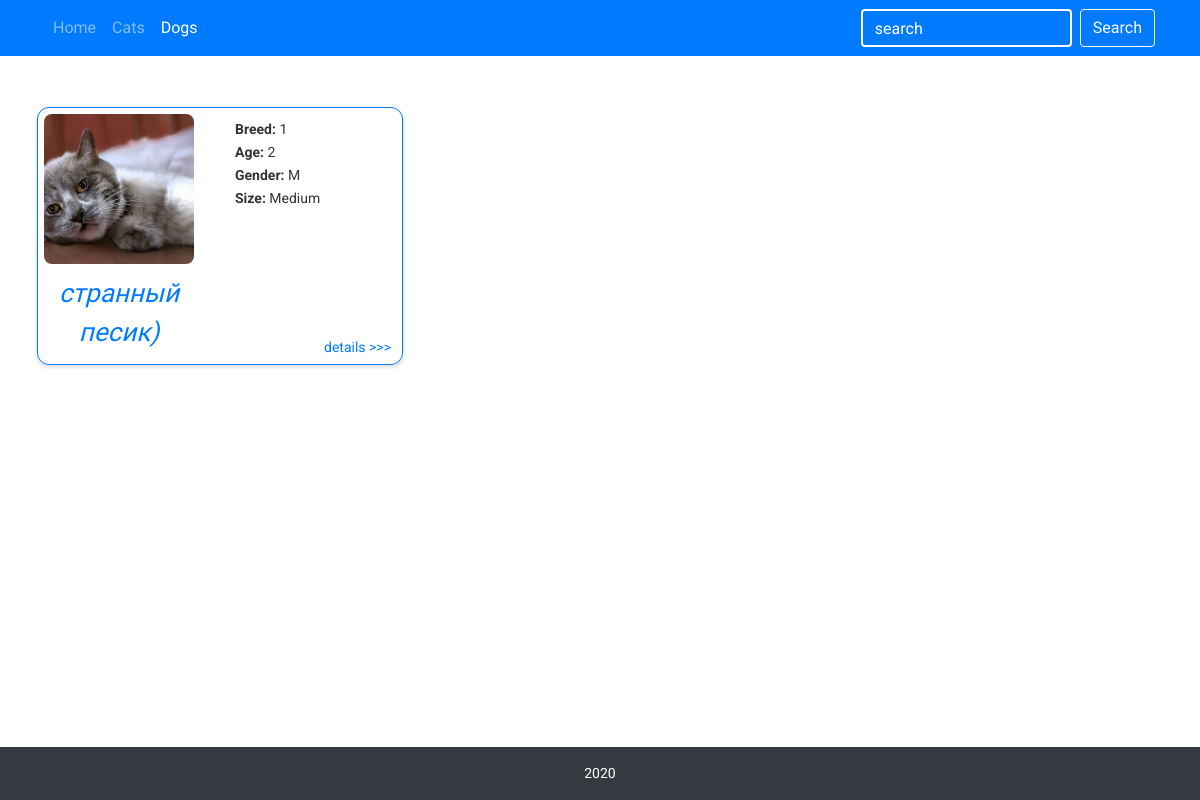
/dogs/, run on an earlier commit of the app's database.
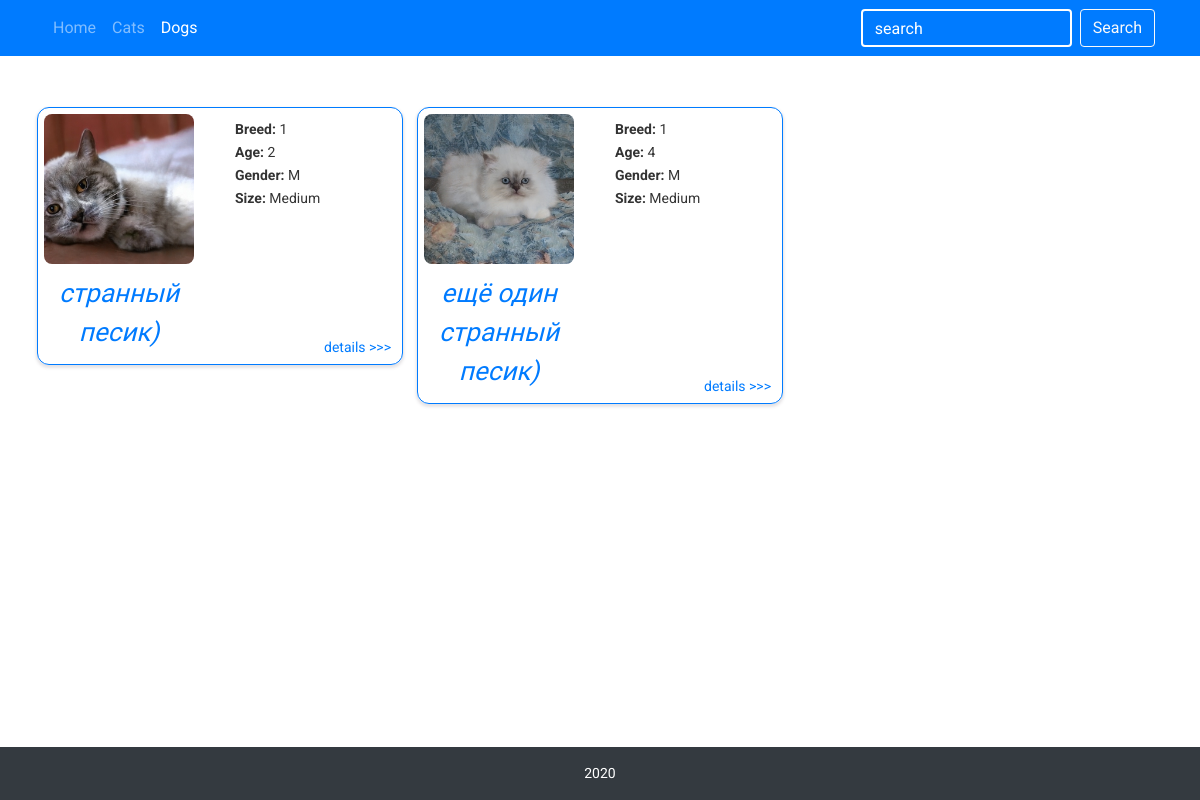
And on a later commit of the database.
### animals/models.py (models this page shows, shortened)
class AbstractAnimal(models.Model):
    id = models.UUIDField(primary_key=True, default=uuid.uuid4)
    species = models.CharField(max_length=128)
    breed = models.CharField(max_length=64, blank=True)
    name = models.CharField(max_length=64)
    age = models.PositiveSmallIntegerField(blank=True, null=True)
    image = models.ImageField(upload_to='photos')
    description = models.TextField()
    GENDER_CHOICES = (
        ('M', 'Male'),
        ('F', 'Female'),
    )
    gender = models.CharField(max_length=1, choices=GENDER_CHOICES, default='M')

class Dog(AbstractAnimal):
    SIZE_CHOICE = (
        ('L', 'Large'),
        ('M', 'Medium'),
        ('S', 'Small'),
    )
    size = models.CharField(max_length=1, choices=SIZE_CHOICE, default='M')

class AbstractAnimal(models.Model):
    id = models.UUIDField(primary_key=True, default=uuid.uuid4)
    species = models.CharField(max_length=128)
    breed = models.CharField(max_length=64, blank=True)
    name = models.CharField(max_length=64)
    age = models.PositiveSmallIntegerField(blank=True, null=True)
    image = models.ImageField(upload_to='photos')
    description = models.TextField()
    GENDER_CHOICES = (
        ('M', 'Male'),
        ('F', 'Female'),
    )
    gender = models.CharField(max_length=1, choices=GENDER_CHOICES, default='M')

### animals/views.py (the view)
# urls.py: path('dogs/', DogList.as_view(), name='dog_list'),
class DogList(ListView):
    model = Dog
    template_name = 'dogs_list.html'
    def get_queryset(self):
        dogs = Dog.objects.all()
        queryset = []
        i = 0
        while i + 2 < len(dogs) - 1:
            queryset.append((dogs[i], dogs[i + 1], dogs[i + 2]))
            i += 3
        queryset.append(dogs[i:])
        return queryset
    def get_context_data(self, **kwargs):
        context = super().get_context_data(**kwargs)
        context['DogsActive'] = 'active'
        return context

### animals/templates/dogs_list.html (shortened to what this page needs)
{% extends 'base.html' %}
{% load static %}
{% block cssImport %}
<link rel="stylesheet" href="{% static 'CSS/animal_card.css' %}">
{% endblock %}
{% block content %}
{% for threeDogs in object_list %}
{% if threeDogs|length == 0 %}
<p class="text-center">No Data</p>
{% else %}
<div class="row">
    {% for dog in threeDogs %}
    <div class="col-lg-4">
        <div class="animal-card border-primary">
            <div class="row">
                <div class="col-sm-6">
                    <img class="animal-card-photo" src="{{ dog.image.url }}" alt="">
                    <div class="name-wrapper text-primary">
                        <p class="text-center font-italic">{{ dog.name }}</p>
                    </div>
                </div>
                <div class="col-sm-6">
                    <div class="info">
                        {% if dog.breed %}
                        <p><span class="font-weight-bold">Breed:</span> {{ dog.breed }}</p>
                        {% else %}
                        <p><span class="font-weight-bold">Breed:</span> unknown</p>
                        {% endif %}
                        {% if dog.age %}
                        <p><span class="font-weight-bold">Age:</span> {{ dog.age }}</p>
                        {% else %}
                        <p><span class="font-weight-bold">Age:</span> unknown</p>
                        {% endif %}
                        <p><span class="font-weight-bold">Gender:</span> {{ dog.gender }}</p>
                        {% if dog.size == 'L' %}
                        <p><span class="font-weight-bold">Size:</span> Large</p>
                        {% elif dog.size == 'S' %}
                        <p><span class="font-weight-bold">Size:</span> Small</p>
                        {% else %}
                        <p><span class="font-weight-bold">Size:</span> Medium</p>
                        {% endif %}
                        <a class="details-link text-primary" href="../dog/{{ dog.pk }}">details >>></a>
                    </div>
                </div>
            </div>
        </div>
    </div>
    {% endfor %}
</div>
{% endif %}
{% endfor %}
{% endblock %}

What changed in the data, as far as the page shows it:
added Dog: image (picture), name "ещё один странный песик)", breed "1", age "4", gender "M", shows "Size:", size "Medium"
